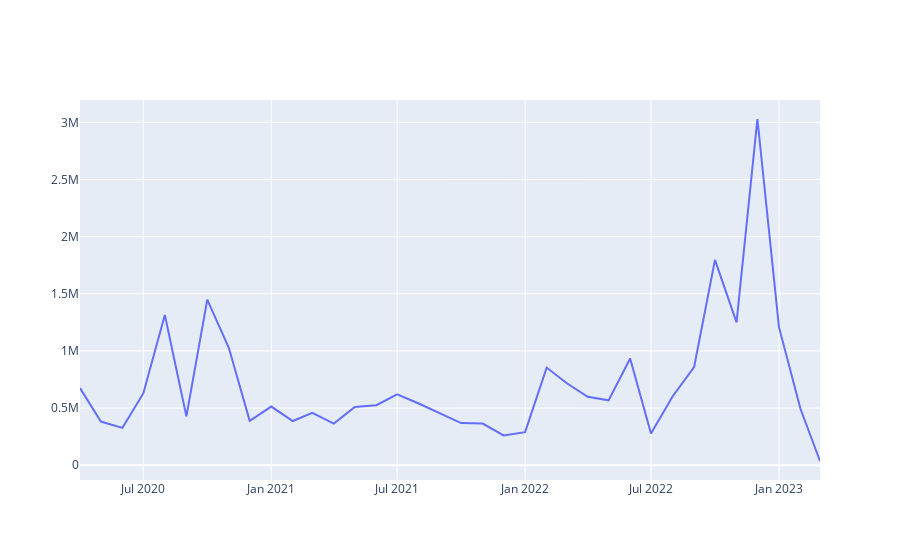

The notebook cell saved with this chart:
### Code cell
import plotly.express as px
fig = go.Figure([go.Scatter(x=test['str_created_at'], y=test['nb_fav'])])
fig
